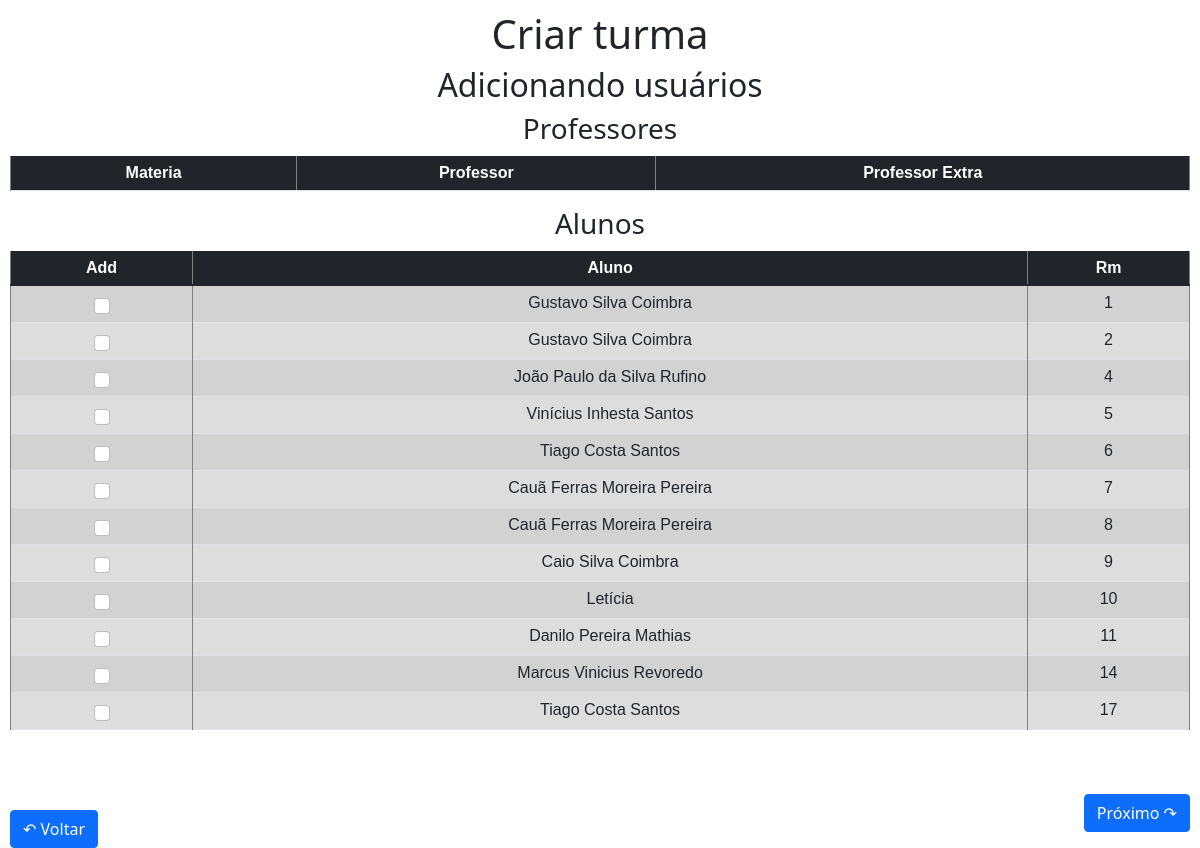
The app's page /new_form3_turma.php with its own data.
### tables this page shows
CREATE TABLE `estudante` (
  `codAluno` int(11) NOT NULL,
  `nomeAluno` varchar(80) NOT NULL,
  `senhaAluno` varchar(60) DEFAULT NULL,
  `datanascAluno` date NOT NULL,
  `RG` bigint(12) NOT NULL,
  `CPF` bigint(12) NOT NULL,
  `telefoneAluno` bigint(11) NOT NULL,
  `bairroAluno` varchar(60) NOT NULL,
  `ruaAluno` varchar(60) NOT NULL,
  `cidadeAluno` varchar(60) NOT NULL,
  `imagemEstudante` varchar(50) DEFAULT NULL,
  `turma` int(11) DEFAULT NULL
);

### new_form3_turma.php (the view, shortened to what this page needs)
<DOCYTIPE html>
    <head>
        <link rel="stylesheet" href="#">
        <link href="https://cdn.jsdelivr.net/npm/bootstrap@5.1.3/dist/css/bootstrap.min.css" rel="stylesheet">
    </head>
    <?php
        include_once("includes/config.php");
    ?>
    <body>
        <center><h1>Criar turma</h1></center>
        <center><h2>Adicionando usuários</h2></center>
        <form action='new_form4_turma.php' method='post'>
            <center>
            <h3>Professores</h3>
        </center>
            <table class="table table-striped table-bordered">
                    <tr>
                    <thead class="table table-dark">
                    <th style='text-align:center'>Materia</th>
                    <th style='text-align:center'>Professor</th>
                    <th style='text-align:center'>Professor Extra</th>
                    </thead>
                </tr>
            </table>
            <?php
            $q3 = "SELECT MIN(codAluno) AS menorCod, MAX(codAluno) AS maiorCod FROM estudante;";
            $buscaCod = $banco->query($q3);
            $reg = $buscaCod->fetch_object();
            $c = $reg->menorCod;
            $maiorCod = $reg->maiorCod;
            if($banco->query($q3)){
            ?>
            <center>
                <h3>Alunos</h3>
            </center>
                <center>
                <table class="table table-striped table-bordered">
                        <tr>
                        <thead class="table table-dark">
                        <th style="text-align:center">Add</th>
                        <th style="text-align:center">Aluno</th>
                        <th style="text-align:center">Rm</th>
                        </thead>
                    </tr>
                        <?php
                        while($c !=$maiorCod+1){
                            $q = "SELECT codAluno,nomeAluno FROM estudante WHERE codAluno = $c";
                            $busca = $banco->query($q);
                            if($banco->query($q)){
                                $reg = $busca->fetch_object();
                                $regEmpty = $reg->codAluno?? null;
                                if($regEmpty == null ){
                                    $c++;
                                }else{
                                ?>
                                <tr>
                                    <td style="text-align:center"><input  class="form-check-input" type='checkbox' name='alunos[]' id='alunos[]' value='<?php echo $reg->codAluno?>'></td>
                                    <td style="text-align:center"><?php echo $reg->nomeAluno ?></td>
                                    <td style="text-align:center"><?php echo $reg->codAluno ?></td>
                                </tr>
                                <?php
                                $c ++;
                                }
                            }else{
                                echo "Erro na tabela do banco de dados! tente novamente mais tarde ;/";
                            }
                        }
                        ?>
                </table>
            </center>
            <?php
            }else{
                echo "Erro na busca dos alunos por favor tente novamente mais tarde!";
            }
            ?>
            <br><Br><center><button type='submit' class="btn btn-primary prox"> Próximo &#8631;</button></center>
        </form>
        <center><a href='new_form_turma.php'><button class="btn btn-primary volt">&#8630; Voltar</button></a></center>
    </body>

### new_form3_turma.php (style rules this page uses)
body { margin: 10px; }
table { font-family: arial, sans-serif; border-collapse: collapse; }
td, th { border: 1px solid grey; text-align: left; padding: 5px; }
tr { background-color: #dddddd; }
.prox { float:right; }
.volt { float:left; }

### records on screen
estudante: nomeAluno "Gustavo Silva Coimbra", codAluno "1"
estudante: nomeAluno "Gustavo Silva Coimbra", codAluno "2"
estudante: nomeAluno "João Paulo da Silva Rufino", codAluno "4"
estudante: nomeAluno "Vinícius Inhesta Santos", codAluno "5"
estudante: nomeAluno "Tiago Costa Santos", codAluno "6"
estudante: nomeAluno "Cauã Ferras Moreira Pereira", codAluno "7"
estudante: nomeAluno "Cauã Ferras Moreira Pereira", codAluno "8"
estudante: nomeAluno "Caio Silva Coimbra", codAluno "9"
estudante: nomeAluno "Letícia", codAluno "10"
estudante: nomeAluno "Danilo Pereira Mathias", codAluno "11"
estudante: nomeAluno "Marcus Vinicius Revoredo", codAluno "14"
estudante: nomeAluno "Tiago Costa Santos", codAluno "17"
